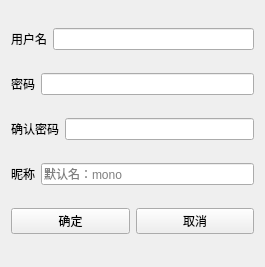
<?xml version="1.0" encoding="UTF-8"?>
<ui version="4.0">
 <class>RegisterWidget</class>
 <widget class="QWidget" name="RegisterWidget">
  <property name="geometry">
   <rect>
    <x>0</x>
    <y>0</y>
    <width>265</width>
    <height>267</height>
   </rect>
  </property>
  <property name="sizePolicy">
   <sizepolicy hsizetype="Fixed" vsizetype="Fixed">
    <horstretch>0</horstretch>
    <verstretch>0</verstretch>
   </sizepolicy>
  </property>
  <property name="windowTitle">
   <string>register</string>
  </property>
  <layout class="QVBoxLayout" name="verticalLayout">
   <item>
    <layout class="QHBoxLayout" name="layout_username">
     <item>
      <widget class="CaptionLabel" name="lb_username">
       <property name="text">
        <string>用户名</string>
       </property>
      </widget>
     </item>
     <item>
      <widget class="LineEdit" name="le_username">
       <property name="inputMethodHints">
        <set>Qt::ImhHiddenText|Qt::ImhLatinOnly|Qt::ImhNoAutoUppercase</set>
       </property>
       <property name="echoMode">
        <enum>QLineEdit::Normal</enum>
       </property>
       <property name="clearButtonEnabled">
        <bool>true</bool>
       </property>
      </widget>
     </item>
    </layout>
   </item>
   <item>
    <layout class="QHBoxLayout" name="layout_password">
     <item>
      <widget class="CaptionLabel" name="lb_password">
       <property name="text">
        <string>密码</string>
       </property>
      </widget>
     </item>
     <item>
      <widget class="LineEdit" name="le_password">
       <property name="inputMethodHints">
        <set>Qt::ImhHiddenText|Qt::ImhLatinOnly|Qt::ImhNoAutoUppercase|Qt::ImhNoPredictiveText|Qt::ImhSensitiveData</set>
       </property>
       <property name="echoMode">
        <enum>QLineEdit::Password</enum>
       </property>
       <property name="clearButtonEnabled">
        <bool>true</bool>
       </property>
      </widget>
     </item>
    </layout>
   </item>
   <item>
    <layout class="QHBoxLayout" name="layout_doublecheck">
     <item>
      <widget class="CaptionLabel" name="lb_doublecheck">
       <property name="text">
        <string>确认密码</string>
       </property>
      </widget>
     </item>
     <item>
      <widget class="LineEdit" name="le_doublecheck">
       <property name="inputMethodHints">
        <set>Qt::ImhHiddenText|Qt::ImhLatinOnly|Qt::ImhNoAutoUppercase|Qt::ImhNoPredictiveText|Qt::ImhSensitiveData</set>
       </property>
       <property name="echoMode">
        <enum>QLineEdit::Password</enum>
       </property>
       <property name="clearButtonEnabled">
        <bool>true</bool>
       </property>
      </widget>
     </item>
    </layout>
   </item>
   <item>
    <layout class="QHBoxLayout" name="layout_nickname">
     <item>
      <widget class="CaptionLabel" name="lb_nickname">
       <property name="text">
        <string>昵称</string>
       </property>
      </widget>
     </item>
     <item>
      <widget class="LineEdit" name="le_nickname">
       <property name="text">
        <string/>
       </property>
       <property name="placeholderText">
        <string>默认名：mono</string>
       </property>
       <property name="clearButtonEnabled">
        <bool>true</bool>
       </property>
      </widget>
     </item>
    </layout>
   </item>
   <item>
    <layout class="QHBoxLayout" name="horizontalLayout">
     <item>
      <widget class="PushButton" name="bt_ok">
       <property name="autoFillBackground">
        <bool>false</bool>
       </property>
       <property name="text">
        <string>确定</string>
       </property>
      </widget>
     </item>
     <item>
      <widget class="PushButton" name="bt_cancel">
       <property name="text">
        <string>取消</string>
       </property>
      </widget>
     </item>
    </layout>
   </item>
  </layout>
 </widget>
 <customwidgets>
  <customwidget>
   <class>PushButton</class>
   <extends>QPushButton</extends>
   <header>qfluentwidgets</header>
  </customwidget>
  <customwidget>
   <class>CaptionLabel</class>
   <extends>QLabel</extends>
   <header>qfluentwidgets</header>
  </customwidget>
  <customwidget>
   <class>LineEdit</class>
   <extends>QLineEdit</extends>
   <header>qfluentwidgets</header>
  </customwidget>
 </customwidgets>
 <resources/>
 <connections/>
</ui>
